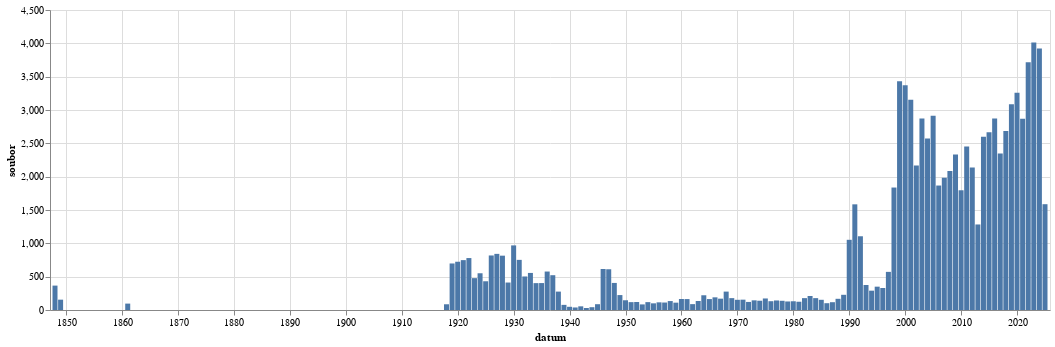

The code cell stored with this chart in its notebook:
### Code cell
alt.Chart(
    meta.filter(~pl.col('datum').is_null()).filter(pl.col("prepsano") == True).group_by_dynamic(index_column="datum", every="1y").agg(pl.col('soubor').len()).to_pandas(),
    width=1000
).mark_bar(
).encode(
    alt.X("datum:T"),
    alt.Y("soubor:Q")
)

### Figure 1 — Vega-Lite specification as saved in the notebook (floating-point values rounded to 4 significant figures)
{"config": {"view": {"continuousWidth": 300, "continuousHeight": 300}}, "data": {"name": "data-7d61310b979020822e7f576a181e69ab"}, "mark": {"type": "bar"}, "encoding": {"x": {"field": "datum", "type": "temporal"}, "y": {"field": "soubor", "type": "quantitative"}}, "width": 1000, "$schema": "https://vega.github.io/schema/vega-lite/v5.8.0.json", "datasets": {"data-7d61310b979020822e7f576a181e69ab": [{"datum": "1848-01-01T00:00:00", "soubor": 366}, {"datum": "1849-01-01T00:00:00", "soubor": 155}, {"datum": "1861-01-01T00:00:00", "soubor": 96}, {"datum": "1918-01-01T00:00:00", "soubor": 86}, {"datum": "1919-01-01T00:00:00", "soubor": 698}, {"datum": "1920-01-01T00:00:00", "soubor": 724}, {"datum": "1921-01-01T00:00:00", "soubor": 748}, {"datum": "1922-01-01T00:00:00", "soubor": 779}, {"datum": "1923-01-01T00:00:00", "soubor": 478}, {"datum": "1924-01-01T00:00:00", "soubor": 551}, {"datum": "1925-01-01T00:00:00", "soubor": 431}, {"datum": "1926-01-01T00:00:00", "soubor": 818}, {"datum": "1927-01-01T00:00:00", "soubor": 842}, {"datum": "1928-01-01T00:00:00", "soubor": 815}, {"datum": "1929-01-01T00:00:00", "soubor": 412}, {"datum": "1930-01-01T00:00:00", "soubor": 969}, {"datum": "1931-01-01T00:00:00", "soubor": 752}, {"datum": "1932-01-01T00:00:00", "soubor": 503}, {"datum": "1933-01-01T00:00:00", "soubor": 556}, {"datum": "1934-01-01T00:00:00", "soubor": 403}, {"datum": "1935-01-01T00:00:00", "soubor": 404}, {"datum": "1936-01-01T00:00:00", "soubor": 577}, {"datum": "1937-01-01T00:00:00", "soubor": 522}, {"datum": "1938-01-01T00:00:00", "soubor": 276}, {"datum": "1939-01-01T00:00:00", "soubor": 77}, {"datum": "1940-01-01T00:00:00", "soubor": 48}, {"datum": "1941-01-01T00:00:00", "soubor": 38}, {"datum": "1942-01-01T00:00:00", "soubor": 55}, {"datum": "1943-01-01T00:00:00", "soubor": 30}, {"datum": "1944-01-01T00:00:00", "soubor": 42}, {"datum": "1945-01-01T00:00:00", "soubor": 87}, {"datum": "1946-01-01T00:00:00", "soubor": 615}, {"datum": "1947-01-01T00:00:00", "soubor": 611}, {"datum": "1948-01-01T00:00:00", "soubor": 406}, {"datum": "1949-01-01T00:00:00", "soubor": 224}, {"datum": "1950-01-01T00:00:00", "soubor": 146}, {"datum": "1951-01-01T00:00:00", "soubor": 118}, {"datum": "1952-01-01T00:00:00", "soubor": 120}, {"datum": "1953-01-01T00:00:00", "soubor": 84}, {"datum": "1954-01-01T00:00:00", "soubor": 118}, {"datum": "1955-01-01T00:00:00", "soubor": 100}, {"datum": "1956-01-01T00:00:00", "soubor": 115}, {"datum": "1957-01-01T00:00:00", "soubor": 112}, {"datum": "1958-01-01T00:00:00", "soubor": 134}, {"datum": "1959-01-01T00:00:00", "soubor": 110}, {"datum": "1960-01-01T00:00:00", "soubor": 165}, {"datum": "1961-01-01T00:00:00", "soubor": 164}, {"datum": "1962-01-01T00:00:00", "soubor": 88}, {"datum": "1963-01-01T00:00:00", "soubor": 135}, {"datum": "1964-01-01T00:00:00", "soubor": 221}, {"datum": "1965-01-01T00:00:00", "soubor": 164}, {"datum": "1966-01-01T00:00:00", "soubor": 190}, {"datum": "1967-01-01T00:00:00", "soubor": 170}, {"datum": "1968-01-01T00:00:00", "soubor": 276}, {"datum": "1969-01-01T00:00:00", "soubor": 178}, {"datum": "1970-01-01T00:00:00", "soubor": 153}, {"datum": "1971-01-01T00:00:00", "soubor": 155}, {"datum": "1972-01-01T00:00:00", "soubor": 121}, {"datum": "1973-01-01T00:00:00", "soubor": 145}, {"datum": "1974-01-01T00:00:00", "soubor": 139}, {"datum": "1975-01-01T00:00:00", "soubor": 173}, {"datum": "1976-01-01T00:00:00", "soubor": 132}, {"datum": "1977-01-01T00:00:00", "soubor": 143}, {"datum": "1978-01-01T00:00:00", "soubor": 138}, {"datum": "1979-01-01T00:00:00", "soubor": 128}, {"datum": "1980-01-01T00:00:00", "soubor": 131}, {"datum": "1981-01-01T00:00:00", "soubor": 124}, {"datum": "1982-01-01T00:00:00", "soubor": 178}, {"datum": "1983-01-01T00:00:00", "soubor": 210}, {"datum": "1984-01-01T00:00:00", "soubor": 178}, {"datum": "1985-01-01T00:00:00", "soubor": 153}, {"datum": "1986-01-01T00:00:00", "soubor": 102}, {"datum": "1987-01-01T00:00:00", "soubor": 117}, {"datum": "1988-01-01T00:00:00", "soubor": 168}, {"datum": "1989-01-01T00:00:00", "soubor": 228}, {"datum": "1990-01-01T00:00:00", "soubor": 1053}, {"datum": "1991-01-01T00:00:00", "soubor": 1585}, {"datum": "1992-01-01T00:00:00", "soubor": 1106}, {"datum": "1993-01-01T00:00:00", "soubor": 375}, {"datum": "1994-01-01T00:00:00", "soubor": 290}, {"datum": "1995-01-01T00:00:00", "soubor": 350}, {"datum": "1996-01-01T00:00:00", "soubor": 330}, {"datum": "1997-01-01T00:00:00", "soubor": 572}, {"datum": "1998-01-01T00:00:00", "soubor": 1837}, {"datum": "1999-01-01T00:00:00", "soubor": 3431}, {"datum": "2000-01-01T00:00:00", "soubor": 3370}, {"datum": "2001-01-01T00:00:00", "soubor": 3155}, {"datum": "2002-01-01T00:00:00", "soubor": 2169}, {"datum": "2003-01-01T00:00:00", "soubor": 2872}, {"datum": "2004-01-01T00:00:00", "soubor": 2571}, {"datum": "2005-01-01T00:00:00", "soubor": 2913}, {"datum": "2006-01-01T00:00:00", "soubor": 1867}, {"datum": "2007-01-01T00:00:00", "soubor": 1985}, {"datum": "2008-01-01T00:00:00", "soubor": 2084}, {"datum": "2009-01-01T00:00:00", "soubor": 2332}, {"datum": "2010-01-01T00:00:00", "soubor": 1796}, {"datum": "2011-01-01T00:00:00", "soubor": 2453}, {"datum": "2012-01-01T00:00:00", "soubor": 2136}, {"datum": "2013-01-01T00:00:00", "soubor": 1283}, {"datum": "2014-01-01T00:00:00", "soubor": 2599}, {"datum": "2015-01-01T00:00:00", "soubor": 2668}, {"datum": "2016-01-01T00:00:00", "soubor": 2873}, {"datum": "2017-01-01T00:00:00", "soubor": 2347}, {"datum": "2018-01-01T00:00:00", "soubor": 2684}, {"datum": "2019-01-01T00:00:00", "soubor": 3085}, {"datum": "2020-01-01T00:00:00", "soubor": 3257}, {"datum": "2021-01-01T00:00:00", "soubor": 2870}, {"datum": "2022-01-01T00:00:00", "soubor": 3717}, {"datum": "2023-01-01T00:00:00", "soubor": 4013}, {"datum": "2024-01-01T00:00:00", "soubor": 3924}, {"datum": "2025-01-01T00:00:00", "soubor": 1587}]}}
